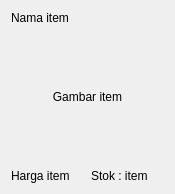
<?xml version="1.0" encoding="UTF-8"?>
<ui version="4.0">
 <class>Form</class>
 <widget class="QWidget" name="Form">
  <property name="geometry">
   <rect>
    <x>0</x>
    <y>0</y>
    <width>175</width>
    <height>194</height>
   </rect>
  </property>
  <property name="windowTitle">
   <string>Form</string>
  </property>
  <layout class="QVBoxLayout" name="verticalLayout_2">
   <item>
    <layout class="QVBoxLayout" name="verticalLayout">
     <item>
      <widget class="QLabel" name="label_nama_item">
       <property name="text">
        <string>Nama item</string>
       </property>
      </widget>
     </item>
     <item>
      <widget class="QLabel" name="label_gambar">
       <property name="sizePolicy">
        <sizepolicy hsizetype="Preferred" vsizetype="Expanding">
         <horstretch>0</horstretch>
         <verstretch>0</verstretch>
        </sizepolicy>
       </property>
       <property name="text">
        <string>Gambar item</string>
       </property>
       <property name="alignment">
        <set>Qt::AlignmentFlag::AlignCenter</set>
       </property>
      </widget>
     </item>
    </layout>
   </item>
   <item>
    <layout class="QHBoxLayout" name="horizontalLayout">
     <item>
      <widget class="QLabel" name="label_harga">
       <property name="text">
        <string>Harga item</string>
       </property>
      </widget>
     </item>
     <item>
      <widget class="QLabel" name="label_stok">
       <property name="text">
        <string>Stok : item</string>
       </property>
      </widget>
     </item>
    </layout>
   </item>
  </layout>
 </widget>
 <resources/>
 <connections/>
</ui>
